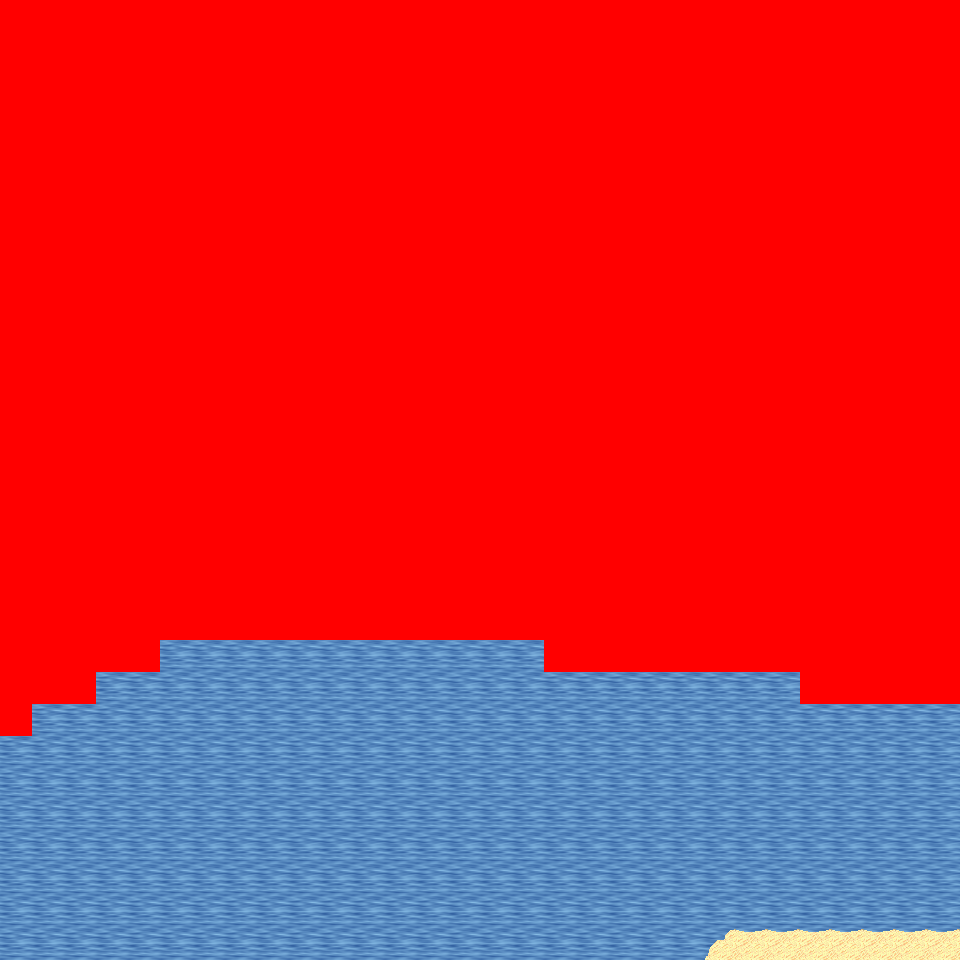

A 2D game scene composited from a Tiled map and its tileset images. What follows is a short description and the map's XML, with each tile layer's data collapsed to a summary:
An orthogonal 30x30 tile map with 32x32 px tiles, 6 tile layers (Ground, Object, Object2, Above, ...), 57 tilesets and 3 objects (3x mapExit).

<map version="1.0" orientation="orthogonal" renderorder="right-down" width="30" height="30" tilewidth="32" tileheight="32" nextobjectid="4">
  <tileset firstgid="1" name="tileset_logic_collision" tilewidth="32" tileheight="32" tilecount="1" columns="1">
    <image source="../drawable/tileset_logic_collision.png" width="32" height="32" />
  </tileset>
  <tileset firstgid="2" name="tileset_ground_ground" tilewidth="32" tileheight="32" tilecount="33" columns="3">
    <image source="../drawable/tileset_ground_ground.png" width="96" height="352" />
  </tileset>
  <tileset firstgid="35" name="tileset_ground_water_pool" tilewidth="32" tileheight="32" tilecount="72" columns="3">
    <image source="../drawable/tileset_ground_water_pool.png" width="96" height="768" />
  </tileset>
  <tileset firstgid="107" name="tileset_furniture_carpet_plain_colours" tilewidth="32" tileheight="32" tilecount="10" columns="10">
    <image source="../drawable/tileset_furniture_carpet_plain_colours.png" width="320" height="32" />
  </tileset>
  <tileset firstgid="117" name="tileset_ground_brown_paving" tilewidth="32" tileheight="32" tilecount="2" columns="2">
    <image source="../drawable/tileset_ground_brown_paving.png" width="64" height="32" />
  </tileset>
  <tileset firstgid="119" name="tileset_ground_water_water" tilewidth="32" tileheight="32" tilecount="24" columns="3">
    <image source="../drawable/tileset_ground_water_water.png" width="96" height="256" />
  </tileset>
  <tileset firstgid="143" name="tileset_building_fence_fence_chunky" tilewidth="32" tileheight="32" tilecount="21" columns="3">
    <image source="../drawable/tileset_building_fence_fence_chunky.png" width="96" height="224" />
  </tileset>
  <tileset firstgid="164" name="tileset_ground_water_pool_corners" tilewidth="32" tileheight="32" tilecount="72" columns="3">
    <image source="../drawable/tileset_ground_water_pool_corners.png" width="96" height="768" />
  </tileset>
  <tileset firstgid="236" name="tileset_ground_grass_edges" tilewidth="32" tileheight="32" tilecount="36" columns="12">
    <image source="../drawable/tileset_ground_grass_edges.png" width="384" height="96" />
  </tileset>
  <tileset firstgid="272" name="tileset_ground_grass_corners" tilewidth="32" tileheight="32" tilecount="24" columns="6">
    <image source="../drawable/tileset_ground_grass_corners.png" width="192" height="128" />
  </tileset>
  <tileset firstgid="296" name="tileset_plant_grasses" tilewidth="32" tileheight="32" tilecount="6" columns="3">
    <image source="../drawable/tileset_plant_grasses.png" width="96" height="64" />
  </tileset>
  <tileset firstgid="302" name="tileset_plant_flower_daisy_white" tilewidth="32" tileheight="32" tilecount="8" columns="2">
    <image source="../drawable/tileset_plant_flower_daisy_white.png" width="64" height="128" />
  </tileset>
  <tileset firstgid="310" name="tileset_building_door_door_w" tilewidth="32" tileheight="32" tilecount="6" columns="2">
    <image source="../drawable/tileset_building_door_door_w.png" width="64" height="96" />
  </tileset>
  <tileset firstgid="316" name="tileset_building_wall_wood" tilewidth="32" tileheight="32" tilecount="16" columns="4">
    <image source="../drawable/tileset_building_wall_wood.png" width="128" height="128" />
  </tileset>
  <tileset firstgid="332" name="tileset_building_door_door_e" tilewidth="32" tileheight="32" tilecount="6" columns="2">
    <image source="../drawable/tileset_building_door_door_e.png" width="64" height="96" />
  </tileset>
  <tileset firstgid="338" name="tileset_ground_ground_2" tilewidth="32" tileheight="32" tilecount="4" columns="4">
    <image source="../drawable/tileset_ground_ground_2.png" width="128" height="32" />
  </tileset>
  <tileset firstgid="342" name="tileset_building_wall_stone" tilewidth="32" tileheight="32" tilecount="12" columns="3">
    <image source="../drawable/tileset_building_wall_stone.png" width="96" height="128" />
  </tileset>
  <tileset firstgid="354" name="tileset_building_wall_wall_brown" tilewidth="32" tileheight="32" tilecount="12" columns="3">
    <image source="../drawable/tileset_building_wall_wall_brown.png" width="96" height="128" />
  </tileset>
  <tileset firstgid="366" name="tileset_building_door_door_n" tilewidth="32" tileheight="32" tilecount="6" columns="3">
    <image source="../drawable/tileset_building_door_door_n.png" width="96" height="64" />
  </tileset>
  <tileset firstgid="372" name="tileset_building_church" tilewidth="32" tileheight="32" tilecount="56" columns="8">
    <image source="../drawable/tileset_building_church.png" width="256" height="224" />
  </tileset>
  <tileset firstgid="428" name="tileset_building_castle" tilewidth="32" tileheight="32" tilecount="320" columns="20">
    <image source="../drawable/tileset_building_castle.png" width="640" height="512" />
  </tileset>
  <tileset firstgid="748" name="tileset_plant_cactus" tilewidth="32" tileheight="32" tilecount="2" columns="1">
    <image source="../drawable/tileset_plant_cactus.png" width="32" height="64" />
  </tileset>
  <tileset firstgid="750" name="tileset_plant_stump_small_stump" tilewidth="32" tileheight="32" tilecount="4" columns="2">
    <image source="../drawable/tileset_plant_stump_small_stump.png" width="64" height="64" />
  </tileset>
  <tileset firstgid="754" name="tileset_furniture_carpet_rug_border" tilewidth="32" tileheight="32" tilecount="9" columns="3">
    <image source="../drawable/tileset_furniture_carpet_rug_border.png" width="96" height="96" />
  </tileset>
  <tileset firstgid="763" name="tileset_building_window_window_right" tilewidth="32" tileheight="32" tilecount="2" columns="2">
    <image source="../drawable/tileset_building_window_window_right.png" width="64" height="32" />
  </tileset>
  <tileset firstgid="765" name="tileset_item_statue_fairypool" tilewidth="32" tileheight="32" tilecount="16" columns="2">
    <image source="../drawable/tileset_item_statue_fairypool.png" width="64" height="256" />
  </tileset>
  <tileset firstgid="781" name="tileset_furniture_table_long_front_on" tilewidth="32" tileheight="32" tilecount="3" columns="1">
    <image source="../drawable/tileset_furniture_table_long_front_on.png" width="32" height="96" />
  </tileset>
  <tileset firstgid="784" name="tileset_building_decoration_blue_circle" tilewidth="32" tileheight="32" tilecount="4" columns="2">
    <image source="../drawable/tileset_building_decoration_blue_circle.png" width="64" height="64" />
  </tileset>
  <tileset firstgid="788" name="tileset_building_wall_bricked_edges" tilewidth="32" tileheight="32" tilecount="25" columns="5">
    <image source="../drawable/tileset_building_wall_bricked_edges.png" width="160" height="160" />
  </tileset>
  <tileset firstgid="813" name="tileset_item_corpse_skull_pale" tilewidth="32" tileheight="32" tilecount="2" columns="2">
    <image source="../drawable/tileset_item_corpse_skull_pale.png" width="64" height="32" />
  </tileset>
  <tileset firstgid="815" name="tileset_item_corpse_huge_animal" tilewidth="32" tileheight="32" tilecount="16" columns="2">
    <image source="../drawable/tileset_item_corpse_huge_animal.png" width="64" height="256" />
  </tileset>
  <tileset firstgid="831" name="tileset_item_sign_large" tilewidth="32" tileheight="32" tilecount="15" columns="5">
    <image source="../drawable/tileset_item_sign_large.png" width="160" height="96" />
  </tileset>
  <tileset firstgid="846" name="tileset_building_roof_yellow" tilewidth="32" tileheight="32" tilecount="20" columns="5">
    <image source="../drawable/tileset_building_roof_yellow.png" width="160" height="128" />
  </tileset>
  <tileset firstgid="866" name="tileset_building_roof_red" tilewidth="32" tileheight="32" tilecount="20" columns="5">
    <image source="../drawable/tileset_building_roof_red.png" width="160" height="128" />
  </tileset>
  <tileset firstgid="886" name="tileset_building_roof_green" tilewidth="32" tileheight="32" tilecount="20" columns="5">
    <image source="../drawable/tileset_building_roof_green.png" width="160" height="128" />
  </tileset>
  <tileset firstgid="906" name="tileset_building_roof_blue" tilewidth="32" tileheight="32" tilecount="20" columns="5">
    <image source="../drawable/tileset_building_roof_blue.png" width="160" height="128" />
  </tileset>
  <tileset firstgid="926" name="tileset_logic_creature_animal" tilewidth="32" tileheight="32" tilecount="32" columns="8">
    <image source="../drawable/tileset_logic_creature_animal.png" width="256" height="128" />
  </tileset>
  <tileset firstgid="958" name="tileset_logic_creature_golem" tilewidth="32" tileheight="32" tilecount="4" columns="4">
    <image source="../drawable/tileset_logic_creature_golem.png" width="128" height="32" />
  </tileset>
  <tileset firstgid="962" name="tileset_object_boat" tilewidth="32" tileheight="32" tilecount="42" columns="6">
    <image source="../drawable/tileset_object_boat.png" width="192" height="224" />
  </tileset>
  <tileset firstgid="1004" name="tileset_ground_water_pool_deep" tilewidth="32" tileheight="32" tilecount="72" columns="3">
    <image source="../drawable/tileset_ground_water_pool_deep.png" width="96" height="768" />
  </tileset>
  <tileset firstgid="1076" name="tileset_object_suspension_bridge" tilewidth="32" tileheight="32" tilecount="24" columns="3">
    <image source="../drawable/tileset_object_suspension_bridge.png" width="96" height="256" />
  </tileset>
  <tileset firstgid="1100" name="tileset_plant_tree_palm_trees" tilewidth="32" tileheight="32" tilecount="40" columns="4">
    <image source="../drawable/tileset_plant_tree_palm_trees.png" width="128" height="320" />
  </tileset>
  <tileset firstgid="1140" name="tileset_furniture_table_hotdog_stand" tilewidth="32" tileheight="32" tilecount="20" columns="4">
    <image source="../drawable/tileset_furniture_table_hotdog_stand.png" width="128" height="160" />
  </tileset>
  <tileset firstgid="1160" name="tileset_item_banners_banners" tilewidth="32" tileheight="32" tilecount="6" columns="2">
    <image source="../drawable/tileset_item_banners_banners.png" width="64" height="96" />
  </tileset>
  <tileset firstgid="1166" name="tileset_building_door_closed" tilewidth="32" tileheight="32" tilecount="1" columns="1">
    <image source="../drawable/tileset_building_door_closed.png" width="32" height="32" />
  </tileset>
  <tileset firstgid="1167" name="tileset_building_decoration_numbers" tilewidth="32" tileheight="32" tilecount="20" columns="2">
    <image source="../drawable/tileset_building_decoration_numbers.png" width="64" height="320" />
  </tileset>
  <tileset firstgid="1187" name="tileset_building_decoration_numbers_higher" tilewidth="32" tileheight="32" tilecount="2" columns="2">
    <image source="../drawable/tileset_building_decoration_numbers_higher.png" width="64" height="32" />
  </tileset>
  <tileset firstgid="1189" name="tileset_furniture_light_small_oil_lamp" tilewidth="32" tileheight="32" tilecount="8" columns="2">
    <image source="../drawable/tileset_furniture_light_small_oil_lamp.png" width="64" height="128" />
  </tileset>
  <tileset firstgid="1197" name="tileset_light_light_1x1" tilewidth="32" tileheight="32" tilecount="3" columns="3">
    <image source="../drawable/tileset_light_light_1x1.png" width="96" height="32" />
  </tileset>
  <tileset firstgid="1200" name="tileset_building_roof_straw" tilewidth="32" tileheight="32" tilecount="20" columns="5">
    <image source="../drawable/tileset_building_roof_straw.png" width="160" height="128" />
  </tileset>
  <tileset firstgid="1220" name="tileset_building_huts" tilewidth="32" tileheight="32" tilecount="338" columns="26">
    <image source="../drawable/tileset_building_huts.png" width="832" height="416" />
  </tileset>
  <tileset firstgid="1558" name="tileset_light_light_5x5" tilewidth="32" tileheight="32" tilecount="25" columns="5">
    <image source="../drawable/tileset_light_light_5x5.png" width="160" height="160" />
  </tileset>
  <tileset firstgid="1583" name="tileset_logic_item_sign" tilewidth="32" tileheight="32" tilecount="1" columns="1">
    <image source="../drawable/tileset_logic_item_sign.png" width="32" height="32" />
  </tileset>
  <tileset firstgid="1584" name="tileset_light_door_light" tilewidth="32" tileheight="32" tilecount="12" columns="3">
    <image source="../drawable/tileset_light_door_light.png" width="96" height="128" />
  </tileset>
  <tileset firstgid="1596" name="tileset_ground_sand_1" tilewidth="32" tileheight="32" tilecount="10" columns="2">
    <image source="../drawable/tileset_ground_sand_1.png" width="64" height="160" />
  </tileset>
  <tileset firstgid="1606" name="tileset_ground_sand_2" tilewidth="32" tileheight="32" tilecount="15" columns="5">
    <image source="../drawable/tileset_ground_sand_2.png" width="160" height="96" />
  </tileset>
  <tileset firstgid="1621" name="tileset_logic_creature_reptile" tilewidth="32" tileheight="32" tilecount="7" columns="7">
    <image source="../drawable/tileset_logic_creature_reptile.png" width="224" height="32" />
  </tileset>
  <layer name="Ground" width="30" height="30">
    <data>[900 cells, 900 non-empty, 9 distinct tile ids]</data>
  </layer>
  <layer name="Object" width="30" height="30">
    <data>[900 cells, 38 non-empty, 3 distinct tile ids]</data>
  </layer>
  <layer name="Object2" width="30" height="30">
    <data>[900 cells, 0 non-empty, 0 distinct tile ids]</data>
  </layer>
  <layer name="Above" width="30" height="30">
    <data>[900 cells, 0 non-empty, 0 distinct tile ids]</data>
  </layer>
  <layer name="Above2" width="30" height="30">
    <data>[900 cells, 0 non-empty, 0 distinct tile ids]</data>
  </layer>
  <layer name="Walkable" width="30" height="30">
    <data>[900 cells, 627 non-empty, 1 distinct tile ids]</data>
  </layer>
  <objectgroup name="MapEvents">
    <object id="1" name="south" type="mapExit" x="0" y="928" width="960" height="32">
      <properties>
        <property name="map" value="level_0_x257_y94" />
        <property name="x" value="0" />
        <property name="y" value="1" />
      </properties>
    </object>
    <object id="2" name="west" type="mapExit" x="0" y="736" width="32" height="224">
      <properties>
        <property name="map" value="level_0_x256_y93" />
        <property name="x" value="28" />
        <property name="y" value="23" />
      </properties>
    </object>
    <object id="3" name="east" type="mapExit" x="928" y="704" width="32" height="256">
      <properties>
        <property name="map" value="level_0_x258_y93" />
        <property name="x" value="1" />
        <property name="y" value="22" />
      </properties>
    </object>
  </objectgroup>
</map>
